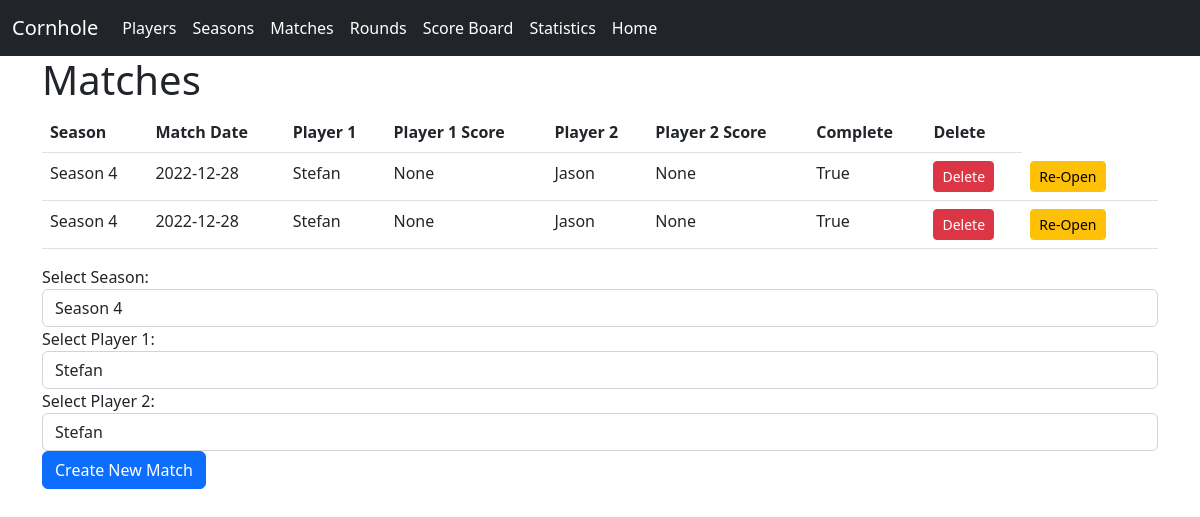
Screenshot of /matches with the database file from the repository.
### website/models.py (models this page shows)
class Match(db.Model):
    id = db.Column(db.Integer, primary_key=True)
    player1 = db.Column(db.Integer, db.ForeignKey('player.id'), nullable=False)
    player2 = db.Column(db.Integer, db.ForeignKey('player.id'), nullable=False)
    player1_score = db.Column(db.Integer, nullable=True)
    player2_score = db.Column(db.Integer, nullable=True)
    date = db.Column(db.DateTime(timezone=True), default=func.now())
    season = db.Column(db.Integer, db.ForeignKey('season.id'), nullable=False)
    rounds = db.relationship('Round', backref='match', lazy=True)
    completed = db.Column(db.Boolean, default=False)

class Season(db.Model):
    id = db.Column(db.Integer, primary_key=True)
    name = db.Column(db.String(150), unique=True)
    startDate = db.Column(db.DateTime(timezone=True), default=func.now())
    closed = db.Column(db.Boolean, default=False)

class Player(db.Model):
    id = db.Column(db.Integer, primary_key=True)
    first_name = db.Column(db.String(150), unique=True)
    notes = db.relationship("Note")

### website/views.py (the view, shortened to what this page needs)
@views.route("/matches", methods=["GET", "POST"])
def matches():
    openSeasons = Season.query.filter_by(closed=False)
    seasons = {season.id: season.name for season in Season.query.all()}
    allPlayers = Player.query.all()
    matches = Match.query.all()
    players = {player.id: player.first_name for player in Player.query.all()}
    return render_template("matches.html", matches=matches, players=players, allPlayers=allPlayers, seasons=seasons, openSeasons=openSeasons)

### website/templates/matches.html (shortened to what this page needs)
{% extends "base.html" %}
{% block content %}
    <h1>Matches</h1>
<table class="table">
        <thead>
            <tr>
                <th scope="col">Season</th>
                <th scope="col">Match Date </th>
                <th scope="col">Player 1</th>
                <th scope="col">Player 1 Score</th>
                <th scope="col">Player 2</th>
                <th scope="col">Player 2 Score</th>
                <th scope="col">Complete</th>
                <th scope="col">Delete</th>
            </tr>
        </thead>
        <tbody>
            {% for match in matches %}
            <tr>
                <td>{{ seasons[match.season] }}</td>
                <td>{{ match.date.date() }}</td>
                <td>{{ players[match.player1] }}</td>
                <td>{{ match.player1_score }}</td>
                <td>{{ players[match.player2] }}</td>
                <td>{{ match.player2_score }}</td>
                <td>{{ match.completed }}</td>
                <td>
                    <form method="POST"
                        action="{{ url_for('views.delete_match', match_id=match.id) }}">
                        <input type="submit" class="btn btn-sm btn-danger" value="Delete"
                            onclick="return confirm('Are you sure you want to delete this match?')">
                    </form>
                </td>
                <td>
                  {% if match.completed == False %}
                    <form method="POST"
                        action="{{ url_for('views.complete_match', match_id=match.id) }}">
                        <input type="submit" class="btn btn-sm btn-success" value="Complete"
                            onclick="return confirm('Are you sure you want to complete this match?')">
                    </form>
                  {% else %}
                    <form method="POST"
                        action="{{ url_for('views.open_match', match_id=match.id) }}">
                        <input type="submit" class="btn btn-sm btn-warning" value="Re-Open"
                            onclick="return confirm('Are you sure you want to re-open this match?')">
                    </form>
                  {% endif %}
                </td>
                <td></td>
            </tr>
            {% endfor %}
        </tbody>
</table>
<form method = "POST">
    <div class="form-group">
      <label for="seasonSelect">Select Season:</label>
        <select class="form-control" id="seasonSelect" name="seasonSelect">
            {% for season in openSeasons %}
            <option value="{{ season.id }}">{{ season.name }} </option>
            {% endfor %}
        </select>
      <label for="playerSelect1">Select Player 1:</label>
      <select class="form-control" id="player1Select" name="player1Select">
        {% for player in allPlayers %}
          <option value="{{ player.id }}">{{ player.first_name }} </option>
        {% endfor %}
      </select>
      <label for="playerSelect2">Select Player 2:</label>
      <select class="form-control" id="player2Select" name="player2Select">
        {% for player in allPlayers %}
          <option value="{{ player.id }}">{{ player.first_name }} </option>
        {% endfor %}
      </select>
    </div>
    <button type="submit" class="btn btn-primary">Create New Match</button>
  </form>
{% endblock %}

### rows the page displays
Match: season.name "Season 4", date "2022-12-28", player1.first_name "Stefan", player1_score "None", player2.first_name "Jason", player2_score "None", completed "True"
Match: season.name "Season 4", date "2022-12-28", player1.first_name "Stefan", player1_score "None", player2.first_name "Jason", player2_score "None", completed "True"

### other values shown
form field seasonSelect "Season 4"
form field player1Select "Stefan"
form field player2Select "Stefan"
